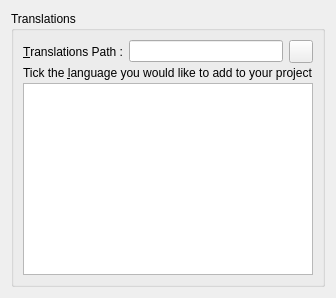
     <widget class="QWidget" name="wTranslations" >
      <layout class="QVBoxLayout" >
       <property name="spacing" >
        <number>3</number>
       </property>
    
       <item>
        <widget class="QGroupBox" name="gbTranslations" >
         <property name="title" >
          <string>Translations</string>
         </property>
         <layout class="QVBoxLayout" >
          <property name="spacing" >
           <number>3</number>
          </property>
       
          <item>
           <layout class="QHBoxLayout" >
            <property name="spacing" >
             <number>6</number>
            </property>
         
            <item>
             <widget class="QLabel" name="lTranslationsPath" >
              <property name="text" >
               <string>&amp;Translations Path :</string>
              </property>
              <property name="buddy" >
               <cstring>tbTranslationsPath</cstring>
              </property>
             </widget>
            </item>
            <item>
             <widget class="QLineEdit" name="leTranslationsPath" >
              <property name="statusTip" >
               <string>TRANSLATIONS_PATH</string>
              </property>
             </widget>
            </item>
            <item>
             <widget class="QToolButton" name="tbTranslationsPath" >
              <property name="icon" >
               <iconset resource="../resources/QMake.qrc" >:/icons/icons/folder.png</iconset>
              </property>
             </widget>
            </item>
           </layout>
          </item>
          <item>
           <widget class="QLabel" name="lTranslations" >
            <property name="text" >
             <string>Tick the &amp;language you would like to add to your project</string>
            </property>
            <property name="buddy" >
             <cstring>lwTranslations</cstring>
            </property>
           </widget>
          </item>
          <item>
           <widget class="QListWidget" name="lwTranslations" >
            <property name="statusTip" >
             <string>TRANSLATIONS</string>
            </property>
           </widget>
          </item>
         </layout>
        </widget>
       </item>
      </layout>
     </widget>
